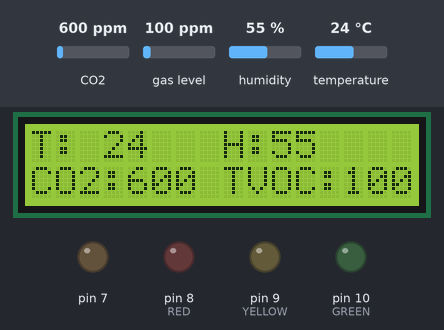
Simulated run of this sketch. Board: Arduino Uno, built with avr-gcc and run on an emulated ATmega328P. On the bench: 16×2 character LCD, output pins drawn as LEDs (lit = HIGH). The inputs (shaded band) are chosen by the test bench; at power-on: CO2 600 ppm, gas level 100 ppm, humidity 55 %, temperature 24 °C. What the sketch prints to the serial monitor is not drawn.

Above: at 5.2 s.
5.3 s: CO2 set to 1972 ppm
At 6.7 s:
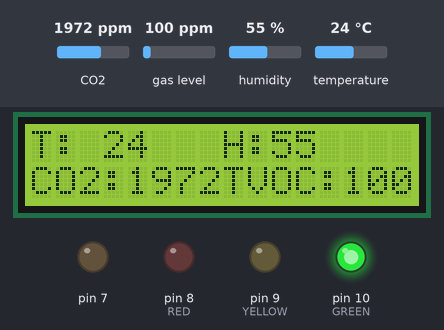
7.8 s: CO2 set to 2023 ppm
At 9.1 s:
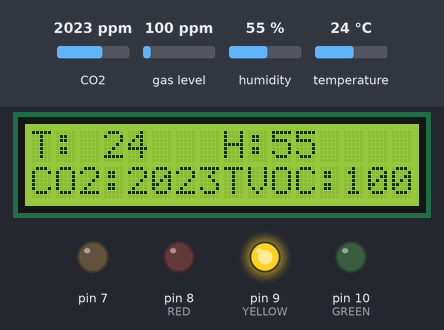
9.7 s: gas level set to 437 ppm
At 11.1 s:
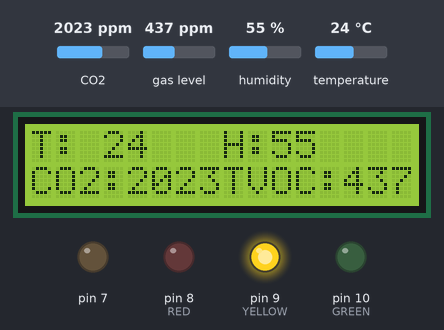
11.4 s: gas level set to 459 ppm
At 12.3 s:
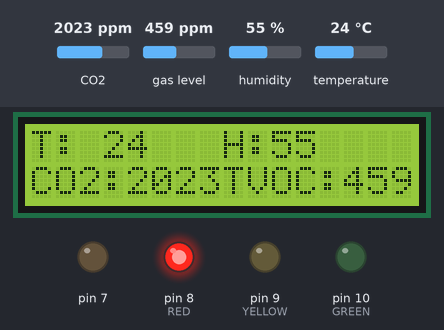
13.1 s: humidity set to 22 %
At 13.7 s:
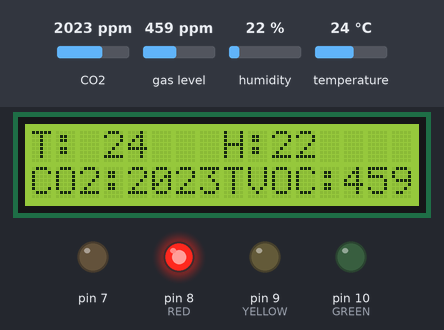
14.9 s: temperature set to 12 °C
At 15.7 s:
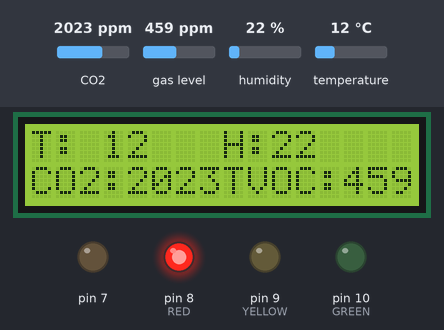
Timing chart, 0 to 17.6 s (numbered marks = the images above; inputs shaded):
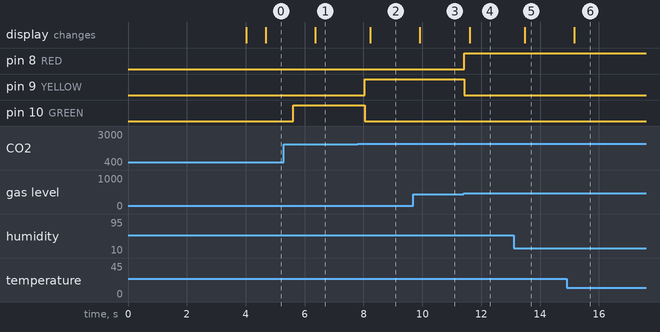

The sketch:

Progetto_SE_final.ino
```cpp
#include <Arduino_FreeRTOS.h>
#include <Wire.h>
#include "Adafruit_HTU21DF.h"
#include <LiquidCrystal.h>
#include "Adafruit_CCS811.h"
#include <semphr.h>

// stati possibili
#define STAMP 0
#define HTU 1
#define CCS 2
#define LCD 3
#define LED 4

//pin dei led
#define RED 8
#define YELLOW 9
#define GREEN 10

// contrasto del display
#define CONTRAST 120

// istanze dei sensori
LiquidCrystal lcd(12, 11, 5, 4, 3, 2);
Adafruit_CCS811 ccs;
Adafruit_HTU21DF htu = Adafruit_HTU21DF();

// semafori privati e mutex
SemaphoreHandle_t mutex;
SemaphoreHandle_t s_CCS;
SemaphoreHandle_t s_HTU;
SemaphoreHandle_t s_COM;
SemaphoreHandle_t s_LCD;
SemaphoreHandle_t s_LED;

int arrayVariables[4]; // array di int per immagazzinare i dati letti dai sensori
// variabili di stato
int n_CCS,n_COM,n_HTU,n_LCD,n_LED;
int b_CCS,b_COM,b_HTU,b_LCD,b_LED;
int stato;


/*funzioni*/
void taskCCS811(void *pvParameters);
void taskHTU21D(void *pvParameters);
void taskComunication(void *pvParameters);
void taskLCD(void *pvParameters);
void taskLED(void *pvParameters);


void startLetturaCCS(void *pvParameters){
  xSemaphoreTake(mutex,( TickType_t ) 100 );
   if(n_CCS || stato != CCS ){
    b_CCS++;
    //Serial.println("SENSORE IN ATTESA\n");
   }else{
    n_CCS++;
    xSemaphoreGive(s_CCS);
   }
  xSemaphoreGive(mutex);
  xSemaphoreTake(s_CCS,( TickType_t ) 100 );
  //Serial.println("SENSORE ATTIVO");
}


void read_data_CCS(){

    if(!ccs.readData()){
    arrayVariables[2] = ccs.geteCO2();
    arrayVariables[3] = ccs.getTVOC();
    }else{
      //Serial.println("ERRORE\n");
    }

}

void endLetturaCCS(void *pvParameters){
  xSemaphoreTake(mutex,( TickType_t ) 100 );
  n_CCS--;
  stato = STAMP;
  //Serial.println("SENSORE disattivato");
   if(b_COM){
   xSemaphoreGive(s_COM);
  }
  xSemaphoreGive(mutex);
}


void startLetturaHTU(void *pvParameters){
  xSemaphoreTake(mutex,( TickType_t ) 100 );
   if(n_HTU || stato != HTU){
    b_HTU++;
   // Serial.println("SENSORE IN ATTESA\n");
   }else{
    n_HTU++;
    xSemaphoreGive(s_HTU);
   }
  xSemaphoreGive(mutex);
  xSemaphoreTake(s_HTU,( TickType_t ) 100 );
 // Serial.println("SENSORE ATTIVO");
}

void read_data_HTU(){
  arrayVariables[0] = htu.readTemperature();
  arrayVariables[1] = htu.readHumidity();
}


void endLetturaHTU(void *pvParameters){
  xSemaphoreTake(mutex,( TickType_t ) 100 );
  n_HTU--;
  stato = CCS;
  //Serial.println("SENSORE disattivato");
   if(b_CCS){
     b_CCS--;
     n_CCS++;
   xSemaphoreGive(s_CCS);
  }
  xSemaphoreGive(mutex);
}


void startComunication(void *pvParameters){
  xSemaphoreTake(mutex,( TickType_t ) 100 );
  if(n_COM || stato != STAMP){
    b_COM++;
   // Serial.println("COM IN ATTESA");
    xSemaphoreGive(mutex);
    xSemaphoreTake(s_COM,( TickType_t ) 100 );
    b_COM--;
  }
  n_COM++;
  xSemaphoreGive(mutex);
  //Serial.println("INIZIO A STAMPARE");
  }


  void stamp (){ //OUTPUT SULLA SERIALE
    Serial.println("TEMP -->");
    Serial.println(arrayVariables[0]);
    Serial.println("HUM -->");
    Serial.println(arrayVariables[1]);
    Serial.println("CO2 -->");
    Serial.println(arrayVariables[2]);
    Serial.println("TVOC -->");
    Serial.println(arrayVariables[3]);
  }


void endComunication(void *pvParameters){
  xSemaphoreTake(mutex,( TickType_t ) 100 );
  n_COM--;
  stato= LCD;
  if(b_LCD){
    b_LCD--;
    n_LCD++;
    xSemaphoreGive(s_LCD);
  }else{
    xSemaphoreGive(mutex);
  }
  }

void startLCD(void *pvParameters){
xSemaphoreTake(mutex,( TickType_t ) 100 );

if(n_LCD || stato != LCD){
  b_LCD++;
  //Serial.println("LCD IN ATTESA");
}
else {
  n_LCD++;
  xSemaphoreGive(s_LCD);
  //Serial.println("LCD ATTIVO");
}

xSemaphoreGive(mutex);
xSemaphoreTake(s_LCD,( TickType_t ) 100 );
}

void stamp_LCD(){ // OUTPUT SUL DISPLAY LCD
lcd.setCursor(0,0);
lcd.print("T:");
lcd.setCursor(3,0);
lcd.print(String(arrayVariables[0]));


lcd.setCursor(8,0);
lcd.print("H:");
lcd.setCursor(10,0);
lcd.print(String(arrayVariables[1]));


lcd.setCursor(0,1);
lcd.print("CO2:");
lcd.setCursor(4,1);
lcd.print(String(arrayVariables[2]));

lcd.setCursor(8,1);
lcd.print("TVOC:");
lcd.setCursor(13,1);
lcd.print(String(arrayVariables[3]));

}

void endLCD(void *pvParameters){
xSemaphoreTake(mutex,( TickType_t ) 100 );
n_LCD--;
stato= LED;
if(b_LED){
b_LED--;
xSemaphoreGive(s_LED);
}
xSemaphoreGive(mutex);
}


void startLED(void *pvParameters){
xSemaphoreTake(mutex,( TickType_t ) 100 );
if(n_LED || stato != LED){
  b_LED++;
  //Serial.println("LED IN ATTESA");
}
else {
  n_LED++;
  xSemaphoreGive(s_LED);
 // Serial.println("LED ATTIVO");
}
xSemaphoreGive(mutex);
xSemaphoreTake(s_LED,( TickType_t ) 100 );
}


void stamp_LED(){  // OUTPUT SUL LED IN BASE ALLE CONDIZIONI

if(arrayVariables[2] > 2000  && arrayVariables[3] > 450){
digitalWrite(RED,HIGH);
digitalWrite(YELLOW,LOW);
digitalWrite(GREEN,LOW);
//Serial.println("WORST CASE AIR CONDITION");
}else if(arrayVariables[2] > 2000  || arrayVariables[3] > 450){
digitalWrite(RED,LOW);
digitalWrite(YELLOW,HIGH);
digitalWrite(GREEN,LOW);
//Serial.println("AVERAGE CASE AIR CONDITION");
}else if(arrayVariables[2] < 2000  && arrayVariables[3] < 450){
digitalWrite(RED,LOW);
digitalWrite(YELLOW,LOW);
digitalWrite(GREEN,HIGH);
//Serial.println("GOOD CASE AIR CONDITION");
}

}


void endLED(void *pvParameters){
xSemaphoreTake(mutex,( TickType_t ) 100 );
n_LED--;
stato= HTU;
if(b_HTU){
b_HTU--;
xSemaphoreGive(s_HTU);
}
xSemaphoreGive(mutex);
}


void setup() {

// inizializzazione vettore
  for(int i=0;i<4;i++){
  arrayVariables[i]=-1;
 }

 // inizializzazione variabili di stato
  stato = HTU;
  n_CCS = n_COM = n_HTU = n_LCD = n_LED = 0 ;
  b_CCS = b_COM = b_HTU = b_LCD = b_LED = 0 ;

 // inizializzazione semafori privati e mutex

  if ( mutex == NULL )  // Check to confirm that the Serial Semaphore has not already been created.
  {
    mutex = xSemaphoreCreateMutex();
  }
  if(s_COM == NULL){
    s_COM = xSemaphoreCreateBinary();
  }
   if(s_CCS == NULL){
    s_CCS = xSemaphoreCreateBinary();
  }
   if(s_HTU == NULL){
    s_HTU = xSemaphoreCreateBinary();
  }
 if(s_LCD == NULL){
    s_LCD = xSemaphoreCreateBinary();
  }
  if(s_LED == NULL){
    s_LED = xSemaphoreCreateBinary();
  }

   // inizializzazione sensore ccs
  if(!ccs.begin()){
    Serial.println("Failed to start sensor! Please check your wiring.");
  }else{
    delay(4000); // delay for ccs in order to start
  }

/*time =0;
  time_nuovo = 0;
  time = millis();
  while(!ccs.available())  {}
  time_nuovo = millis() - time;    TEMPO STIMATO PER L'AVVIO DEL SENSORE CCS, CIRCA 3963 MS
  Serial.println("Tempo stimato: ");
  Serial.println(time_nuovo); */


    // creazione dei vari task
   xTaskCreate(
    taskCCS811
    ,  "task-temp"
    ,  128
    ,  NULL
    ,  1
    ,  NULL );


            xTaskCreate(
    taskComunication
    ,  "task-com"
    ,  128
    ,  NULL
    ,  1
    ,  NULL );

     xTaskCreate(
    taskHTU21D
    ,  "task-temp"
    ,  128
    ,  NULL
    ,  1
    ,  NULL );

         xTaskCreate(
    taskLCD
    ,  "task-lcd"
    ,  128
    ,  NULL
    ,  1
    ,  NULL );

        xTaskCreate(
    taskLED
    ,  "task-led"
    ,  128
    ,  NULL
    ,  1
    ,  NULL );


}


void taskCCS811(void *pvParameters)
{

  (void) pvParameters;

  for (;;)
  {
    startLetturaCCS(pvParameters);
    vTaskDelay( 100 / portTICK_PERIOD_MS );
    read_data_CCS();
    vTaskDelay( 100 / portTICK_PERIOD_MS );
    endLetturaCCS(pvParameters);
  }


}


void taskComunication(void *pvParameters)
{
  Serial.begin(9600);

  (void) pvParameters;
  for (;;)
  {
    startComunication(pvParameters);
    vTaskDelay( 100 / portTICK_PERIOD_MS );
    stamp();
    vTaskDelay( 100 / portTICK_PERIOD_MS );
    endComunication(pvParameters);
  }


}

void taskHTU21D(void *pvParameters)
{

  (void) pvParameters;
   htu.begin();
  for (;;)
  {
    startLetturaHTU(pvParameters);
    vTaskDelay( 100 / portTICK_PERIOD_MS );
    read_data_HTU();
    vTaskDelay( 100 / portTICK_PERIOD_MS );
    endLetturaHTU(pvParameters);
  }


}


void taskLCD(void *pvParameters)
{

  (void) pvParameters;
  analogWrite(7,CONTRAST);
  lcd.begin(16, 2);
   for(;;){
    startLCD(pvParameters);
    vTaskDelay( 100 / portTICK_PERIOD_MS );
    stamp_LCD();
    vTaskDelay( 100 / portTICK_PERIOD_MS );
    endLCD(pvParameters);
   }


}


void taskLED(void *pvParameters)
{

  (void) pvParameters;
  pinMode(RED, OUTPUT);
  pinMode(YELLOW, OUTPUT);
  pinMode(GREEN, OUTPUT);

   for(;;){
    startLED(pvParameters);
    vTaskDelay( 100 / portTICK_PERIOD_MS );
    stamp_LED();
    vTaskDelay( 100 / portTICK_PERIOD_MS );
    endLED(pvParameters);
   }


}


void loop() {
 //empty loop
}
```

Measured:
- the behaviour switches between 2000 and 2001 ppm on CO2 (found by bisection; images 1 and 2)
- the behaviour switches between 450 and 451 ppm on gas level (found by bisection; images 3 and 4)
- after the input at 5.3 s, the display: changes after 1.1 s (image 1)
- after the input at 7.8 s, pin 9 (YELLOW): LOW → HIGH after 0.24 s; pin 10 (GREEN): HIGH → LOW after 0.24 s; the display: changes after 0.43 s (image 2)
- after the input at 9.7 s, the display: changes after 0.22 s (image 3)
- after the input at 11.4 s, pin 8 (RED): LOW → HIGH at once; pin 9 (YELLOW): HIGH → LOW at once; the display: changes after 0.21 s (image 4)
- after the input at 13.1 s, the display: changes after 0.38 s (image 5)
- after the input at 14.9 s, the display: changes after 0.27 s (image 6)
